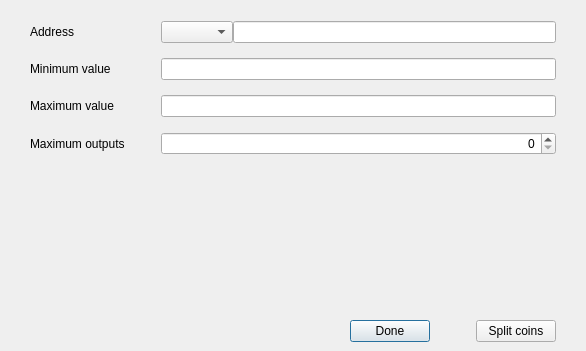
<?xml version="1.0" encoding="UTF-8"?>
<ui version="4.0">
 <class>SplitUTXOPage</class>
 <widget class="QDialog" name="SplitUTXOPage">
  <property name="geometry">
   <rect>
    <x>0</x>
    <y>0</y>
    <width>586</width>
    <height>351</height>
   </rect>
  </property>
  <property name="windowTitle">
   <string>Dialog</string>
  </property>
  <layout class="QVBoxLayout" name="verticalLayout">
   <property name="leftMargin">
    <number>0</number>
   </property>
   <property name="rightMargin">
    <number>0</number>
   </property>
   <property name="bottomMargin">
    <number>0</number>
   </property>
   <item>
    <spacer name="verticalSpacer">
     <property name="orientation">
      <enum>Qt::Vertical</enum>
     </property>
     <property name="sizeType">
      <enum>QSizePolicy::Fixed</enum>
     </property>
     <property name="sizeHint" stdset="0">
      <size>
       <width>20</width>
       <height>10</height>
      </size>
     </property>
    </spacer>
   </item>
   <item>
    <layout class="QGridLayout" name="gridLayout">
     <property name="leftMargin">
      <number>30</number>
     </property>
     <property name="rightMargin">
      <number>30</number>
     </property>
     <property name="verticalSpacing">
      <number>15</number>
     </property>
     <item row="1" column="1">
      <widget class="BitcoinAmountField" name="lineEditMinValue"/>
     </item>
     <item row="3" column="1">
      <widget class="QSpinBox" name="spinBoxMaxOutputs">
       <property name="alignment">
        <set>Qt::AlignRight|Qt::AlignTrailing|Qt::AlignVCenter</set>
       </property>
      </widget>
     </item>
     <item row="0" column="0">
      <widget class="QLabel" name="labelAddress">
       <property name="minimumSize">
        <size>
         <width>125</width>
         <height>0</height>
        </size>
       </property>
       <property name="text">
        <string>Address</string>
       </property>
      </widget>
     </item>
     <item row="0" column="1">
      <layout class="QHBoxLayout" name="horizontalLayout">
       <item>
        <widget class="AddressField" name="lineEditAddress"/>
       </item>
       <item>
        <widget class="QLineEdit" name="txtAddress"/>
       </item>
      </layout>
     </item>
     <item row="3" column="0">
      <widget class="QLabel" name="labelMaxOutputs">
       <property name="minimumSize">
        <size>
         <width>125</width>
         <height>0</height>
        </size>
       </property>
       <property name="text">
        <string>Maximum outputs</string>
       </property>
      </widget>
     </item>
     <item row="2" column="1">
      <widget class="BitcoinAmountField" name="lineEditMaxValue"/>
     </item>
     <item row="1" column="0">
      <widget class="QLabel" name="labelMinValue">
       <property name="minimumSize">
        <size>
         <width>125</width>
         <height>0</height>
        </size>
       </property>
       <property name="text">
        <string>Minimum value</string>
       </property>
      </widget>
     </item>
     <item row="2" column="0">
      <widget class="QLabel" name="labelMaxValue">
       <property name="minimumSize">
        <size>
         <width>125</width>
         <height>0</height>
        </size>
       </property>
       <property name="text">
        <string>Maximum value</string>
       </property>
      </widget>
     </item>
     <item row="4" column="1">
      <widget class="QLabel" name="labelDescription">
       <property name="text">
        <string/>
       </property>
      </widget>
     </item>
    </layout>
   </item>
   <item>
    <spacer name="verticalSpacer_2">
     <property name="orientation">
      <enum>Qt::Vertical</enum>
     </property>
     <property name="sizeHint" stdset="0">
      <size>
       <width>20</width>
       <height>40</height>
      </size>
     </property>
    </spacer>
   </item>
   <item>
    <widget class="QWidget" name="buttonsContainerWhite" native="true">
     <layout class="QHBoxLayout" name="horizontalLayout_3">
      <property name="leftMargin">
       <number>30</number>
      </property>
      <property name="rightMargin">
       <number>30</number>
      </property>
      <item>
       <spacer name="horizontalSpacer_3">
        <property name="orientation">
         <enum>Qt::Horizontal</enum>
        </property>
        <property name="sizeType">
         <enum>QSizePolicy::Expanding</enum>
        </property>
        <property name="sizeHint" stdset="0">
         <size>
          <width>40</width>
          <height>20</height>
         </size>
        </property>
       </spacer>
      </item>
      <item>
       <widget class="QPushButton" name="cancelButton">
        <property name="text">
         <string>Done</string>
        </property>
       </widget>
      </item>
      <item>
       <spacer name="horizontalSpacer_4">
        <property name="orientation">
         <enum>Qt::Horizontal</enum>
        </property>
        <property name="sizeType">
         <enum>QSizePolicy::Fixed</enum>
        </property>
        <property name="sizeHint" stdset="0">
         <size>
          <width>40</width>
          <height>20</height>
         </size>
        </property>
       </spacer>
      </item>
      <item>
       <widget class="QPushButton" name="splitCoinsButton">
        <property name="text">
         <string>Split coins</string>
        </property>
       </widget>
      </item>
     </layout>
    </widget>
   </item>
  </layout>
 </widget>
 <customwidgets>
  <customwidget>
   <class>BitcoinAmountField</class>
   <extends>QLineEdit</extends>
   <header>qt/bitcoinamountfield.h</header>
   <container>1</container>
  </customwidget>
  <customwidget>
   <class>AddressField</class>
   <extends>QComboBox</extends>
   <header>qt/addressfield.h</header>
  </customwidget>
 </customwidgets>
 <resources/>
 <connections/>
</ui>
